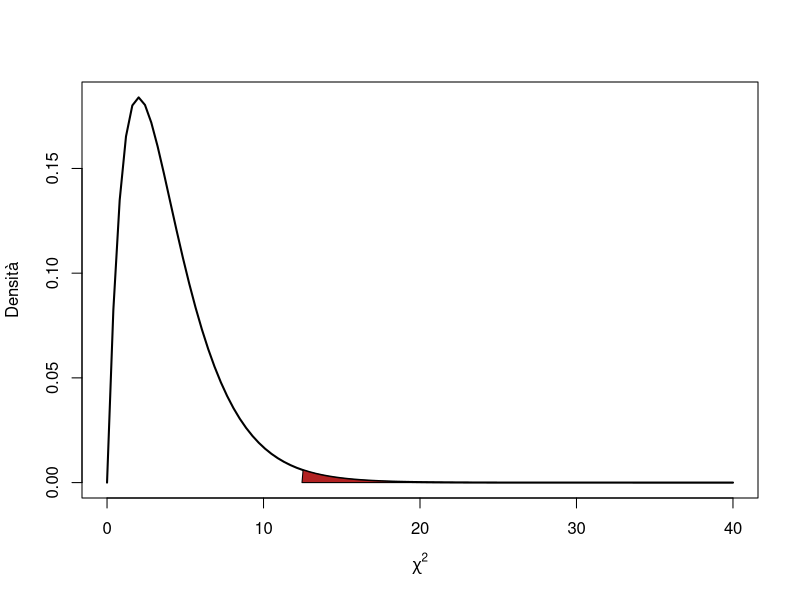

Write R code to recreate this figure.
## ---- chunk 1
#| include: false
# stampa l'output del test con i segnaposto tikzmark per le annotazioni
annota_test = function(chiamata) {
  out = capture.output(eval(parse(text = chiamata)))
  out = trimws(gsub("\t", "", out), "right")
  while (!nzchar(out[1])) out = out[-1]
  while (!nzchar(out[length(out)])) out = out[-length(out)]
  mark = function(x, pattern, name)
    sub(pattern, sprintf("\\\\tikzmarknode{%s}{\\1}", name), x)
  out[1] = sprintf("\\tikzmarknode{test}{%s}", trimws(out[1]))
  out = mark(out, "(X-squared = [0-9.]+)", "stat")
  out = mark(out, "(df = [0-9.]+)", "df")
  out = mark(out, "(p-value [=<] [0-9.e-]+)", "pval")
  out = mark(out, "(alternative hypothesis: .*)$", "h1")
  i = grep("confidence interval", out) + 1
  out[i] = sprintf(" \\tikzmarknode{ic}{%s}", trimws(out[i]))
  j = grep("sample estimates", out) + 2
  out[j] = sprintf(" \\tikzmarknode{stime}{%s}", trimws(out[j]))
  cat("```{=latex}\n",
      "\\begin{Verbatim}[commandchars=\\\\\\{\\}, fontsize=\\scriptsize, frame=single, framesep=2mm]\n",
      "> ", chiamata, "\n",
      paste(out, collapse = "\n"),
      "\n\\end{Verbatim}\n```\n", sep = "")
}
## ---- chunk 2
#| warning: false
mytable <- matrix(c(21,9,9,33,10,28,7,12,10),3,3)
rownames(mytable) <- c("a1","a2","a3")
colnames(mytable) <- c("b1","b2","b3")
chisq.test(mytable)
## ---- chunk 3
#| echo: false
#| results: asis
#| warning: false
annota_test('chisq.test(mytable)')
## ---- chunk 4
#| echo: false
#| out-width: 60%
#| fig-align: center
x = seq(0, 40, length.out = 100)

plot(x, dchisq(x, df = 4), type = "l", lwd = 2, 
     xlab = expression(chi^2), ylab = "Densità")
polygon(c(12.458, x[x>=12.458]), 
        c(0,dchisq(x, df = 4)[x>=12.458]), 
        col ="firebrick")
## ---- chunk 5
1-pchisq(12.458, 4)
## ---- chunk 6
#| warning: false
mytable <- matrix(c(22,45,18),1,3)
colnames(mytable) <- c("a1","a2","a3")
chisq.test(mytable)
## ---- chunk 7
#| echo: false
#| results: asis
#| warning: false
annota_test('chisq.test(mytable)')
## ---- chunk 8
#| eval: true
#| results: hide
# Test delle proporzioni
pass_scores = c(1,0,0,1,1,0,0,0,0,1,0,1,0,1,0,0) # 
table(pass_scores) # Frequenze insuccessi/successi
x = sum(pass_scores) # x, numero dei successi
n = length(pass_scores) # n, numero totale di prove indipendenti
prop.test(x, n = n, p = .50, alternative = "greater") # Test
## ---- chunk 9
#| echo: false
#| results: asis
#| warning: false
annota_test('prop.test(x, n = n, p = .50, alternative = "greater")')
## ---- chunk 10
x_1 = 6; n_1 = 16
x_2 = 21; n_2 = 30
prop.test(c(x_1,x_2), c(n_1, n_2), 
          alternative = "two.sided")
## ---- chunk 11
#| echo: false
#| results: asis
#| warning: false
annota_test('prop.test(c(x_1,x_2), c(n_1, n_2), alternative = "two.sided")')
